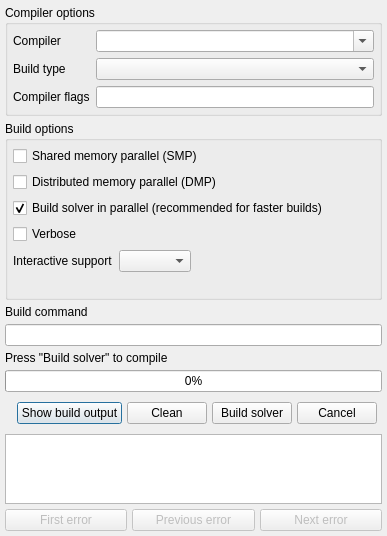
<?xml version="1.0" encoding="UTF-8"?>
<ui version="4.0">
 <class>Dialog</class>
 <widget class="QDialog" name="Dialog">
  <property name="geometry">
   <rect>
    <x>0</x>
    <y>0</y>
    <width>387</width>
    <height>506</height>
   </rect>
  </property>
  <property name="windowTitle">
   <string>Run</string>
  </property>
  <layout class="QVBoxLayout" name="verticalLayout_run_popup">
   <property name="spacing">
    <number>5</number>
   </property>
   <property name="leftMargin">
    <number>5</number>
   </property>
   <property name="topMargin">
    <number>5</number>
   </property>
   <property name="rightMargin">
    <number>5</number>
   </property>
   <property name="bottomMargin">
    <number>5</number>
   </property>
   <item>
    <widget class="QGroupBox" name="compiler_groupbox">
     <property name="title">
      <string>Compiler options</string>
     </property>
     <property name="flat">
      <bool>true</bool>
     </property>
     <layout class="QGridLayout" name="gridLayout">
      <property name="leftMargin">
       <number>5</number>
      </property>
      <property name="topMargin">
       <number>5</number>
      </property>
      <property name="rightMargin">
       <number>5</number>
      </property>
      <property name="bottomMargin">
       <number>5</number>
      </property>
      <item row="0" column="2">
       <widget class="QLabel" name="label_compiler">
        <property name="text">
         <string>Compiler</string>
        </property>
       </widget>
      </item>
      <item row="0" column="3">
       <widget class="QComboBox" name="combobox_compiler">
        <property name="editable">
         <bool>true</bool>
        </property>
       </widget>
      </item>
      <item row="2" column="2">
       <widget class="QLabel" name="label_flags">
        <property name="toolTip">
         <string>Select &quot;Custom&quot; build type to specify compiler flags</string>
        </property>
        <property name="text">
         <string>Compiler flags</string>
        </property>
       </widget>
      </item>
      <item row="2" column="3">
       <widget class="QLineEdit" name="lineedit_compiler_flags">
        <property name="toolTip">
         <string>Select &quot;Custom&quot; build type to specify compiler flags</string>
        </property>
       </widget>
      </item>
      <item row="0" column="4">
       <layout class="QHBoxLayout" name="horizontalLayout_2"/>
      </item>
      <item row="1" column="2">
       <widget class="QLabel" name="label_buildtype">
        <property name="text">
         <string>Build type</string>
        </property>
       </widget>
      </item>
      <item row="1" column="3">
       <widget class="QComboBox" name="combobox_buildtype"/>
      </item>
     </layout>
    </widget>
   </item>
   <item>
    <widget class="QGroupBox" name="checkbox_groupbox">
     <property name="title">
      <string>Build options</string>
     </property>
     <property name="flat">
      <bool>true</bool>
     </property>
     <layout class="QGridLayout" name="gridLayout_2">
      <property name="leftMargin">
       <number>5</number>
      </property>
      <property name="topMargin">
       <number>5</number>
      </property>
      <property name="rightMargin">
       <number>5</number>
      </property>
      <property name="bottomMargin">
       <number>5</number>
      </property>
      <item row="1" column="0" colspan="2">
       <widget class="QCheckBox" name="checkbox_dmp">
        <property name="font">
         <font>
          <weight>50</weight>
          <bold>false</bold>
         </font>
        </property>
        <property name="text">
         <string>Distributed memory parallel (DMP)</string>
        </property>
       </widget>
      </item>
      <item row="4" column="1">
       <widget class="QComboBox" name="combobox_server">
        <property name="sizePolicy">
         <sizepolicy hsizetype="Maximum" vsizetype="Fixed">
          <horstretch>0</horstretch>
          <verstretch>0</verstretch>
         </sizepolicy>
        </property>
       </widget>
      </item>
      <item row="4" column="0">
       <widget class="QLabel" name="label_server">
        <property name="sizePolicy">
         <sizepolicy hsizetype="Maximum" vsizetype="Preferred">
          <horstretch>0</horstretch>
          <verstretch>0</verstretch>
         </sizepolicy>
        </property>
        <property name="text">
         <string>Interactive support</string>
        </property>
        <property name="alignment">
         <set>Qt::AlignLeading|Qt::AlignLeft|Qt::AlignVCenter</set>
        </property>
       </widget>
      </item>
      <item row="0" column="0" colspan="2">
       <widget class="QCheckBox" name="checkbox_smp">
        <property name="enabled">
         <bool>true</bool>
        </property>
        <property name="text">
         <string>Shared memory parallel (SMP)</string>
        </property>
        <property name="checkable">
         <bool>true</bool>
        </property>
       </widget>
      </item>
      <item row="2" column="0" colspan="2">
       <widget class="QCheckBox" name="checkbox_parallel">
        <property name="text">
         <string>Build solver in parallel (recommended for faster builds)</string>
        </property>
        <property name="checkable">
         <bool>true</bool>
        </property>
        <property name="checked">
         <bool>true</bool>
        </property>
       </widget>
      </item>
      <item row="6" column="1">
       <spacer name="horizontalSpacer_2">
        <property name="orientation">
         <enum>Qt::Horizontal</enum>
        </property>
        <property name="sizeHint" stdset="0">
         <size>
          <width>40</width>
          <height>20</height>
         </size>
        </property>
       </spacer>
      </item>
      <item row="3" column="0">
       <widget class="QCheckBox" name="checkbox_verbose">
        <property name="text">
         <string>Verbose</string>
        </property>
       </widget>
      </item>
     </layout>
    </widget>
   </item>
   <item>
    <widget class="QLabel" name="label_command">
     <property name="text">
      <string>Build command</string>
     </property>
    </widget>
   </item>
   <item>
    <widget class="QLineEdit" name="lineedit_command">
     <property name="readOnly">
      <bool>true</bool>
     </property>
    </widget>
   </item>
   <item>
    <widget class="QLabel" name="label_progress">
     <property name="text">
      <string>Press &quot;Build solver&quot; to compile</string>
     </property>
    </widget>
   </item>
   <item>
    <widget class="QProgressBar" name="progressbar">
     <property name="value">
      <number>0</number>
     </property>
    </widget>
   </item>
   <item>
    <widget class="QWidget" name="widget_2" native="true">
     <layout class="QHBoxLayout" name="horizontalLayout">
      <property name="spacing">
       <number>5</number>
      </property>
      <property name="leftMargin">
       <number>5</number>
      </property>
      <property name="topMargin">
       <number>5</number>
      </property>
      <property name="rightMargin">
       <number>5</number>
      </property>
      <property name="bottomMargin">
       <number>5</number>
      </property>
      <item>
       <spacer name="horizontalSpacer">
        <property name="orientation">
         <enum>Qt::Horizontal</enum>
        </property>
        <property name="sizeHint" stdset="0">
         <size>
          <width>40</width>
          <height>20</height>
         </size>
        </property>
       </spacer>
      </item>
      <item>
       <widget class="QPushButton" name="pushbutton_show_out">
        <property name="text">
         <string>Show build output</string>
        </property>
       </widget>
      </item>
      <item>
       <widget class="QPushButton" name="pushbutton_clean">
        <property name="text">
         <string>Clean</string>
        </property>
       </widget>
      </item>
      <item>
       <widget class="QPushButton" name="pushbutton_build">
        <property name="text">
         <string>Build solver</string>
        </property>
       </widget>
      </item>
      <item>
       <widget class="QPushButton" name="pushbutton_cancel">
        <property name="text">
         <string>Cancel</string>
        </property>
       </widget>
      </item>
     </layout>
    </widget>
   </item>
   <item>
    <widget class="QTextBrowser" name="textbrowser">
     <property name="font">
      <font>
       <family>Courier New</family>
       <pointsize>12</pointsize>
      </font>
     </property>
    </widget>
   </item>
   <item>
    <layout class="QHBoxLayout" name="layout_error_buttons">
     <item>
      <widget class="QPushButton" name="button_first_error">
       <property name="enabled">
        <bool>false</bool>
       </property>
       <property name="text">
        <string>First error</string>
       </property>
      </widget>
     </item>
     <item>
      <widget class="QPushButton" name="button_prev_error">
       <property name="enabled">
        <bool>false</bool>
       </property>
       <property name="text">
        <string>Previous error</string>
       </property>
      </widget>
     </item>
     <item>
      <widget class="QPushButton" name="button_next_error">
       <property name="enabled">
        <bool>false</bool>
       </property>
       <property name="text">
        <string>Next error</string>
       </property>
      </widget>
     </item>
    </layout>
   </item>
  </layout>
 </widget>
 <tabstops>
  <tabstop>combobox_compiler</tabstop>
  <tabstop>combobox_buildtype</tabstop>
  <tabstop>lineedit_compiler_flags</tabstop>
  <tabstop>checkbox_smp</tabstop>
  <tabstop>checkbox_dmp</tabstop>
  <tabstop>checkbox_parallel</tabstop>
  <tabstop>checkbox_verbose</tabstop>
  <tabstop>combobox_server</tabstop>
  <tabstop>lineedit_command</tabstop>
  <tabstop>pushbutton_show_out</tabstop>
  <tabstop>pushbutton_clean</tabstop>
  <tabstop>pushbutton_build</tabstop>
  <tabstop>pushbutton_cancel</tabstop>
  <tabstop>textbrowser</tabstop>
  <tabstop>button_first_error</tabstop>
  <tabstop>button_prev_error</tabstop>
  <tabstop>button_next_error</tabstop>
 </tabstops>
 <resources/>
 <connections/>
</ui>
